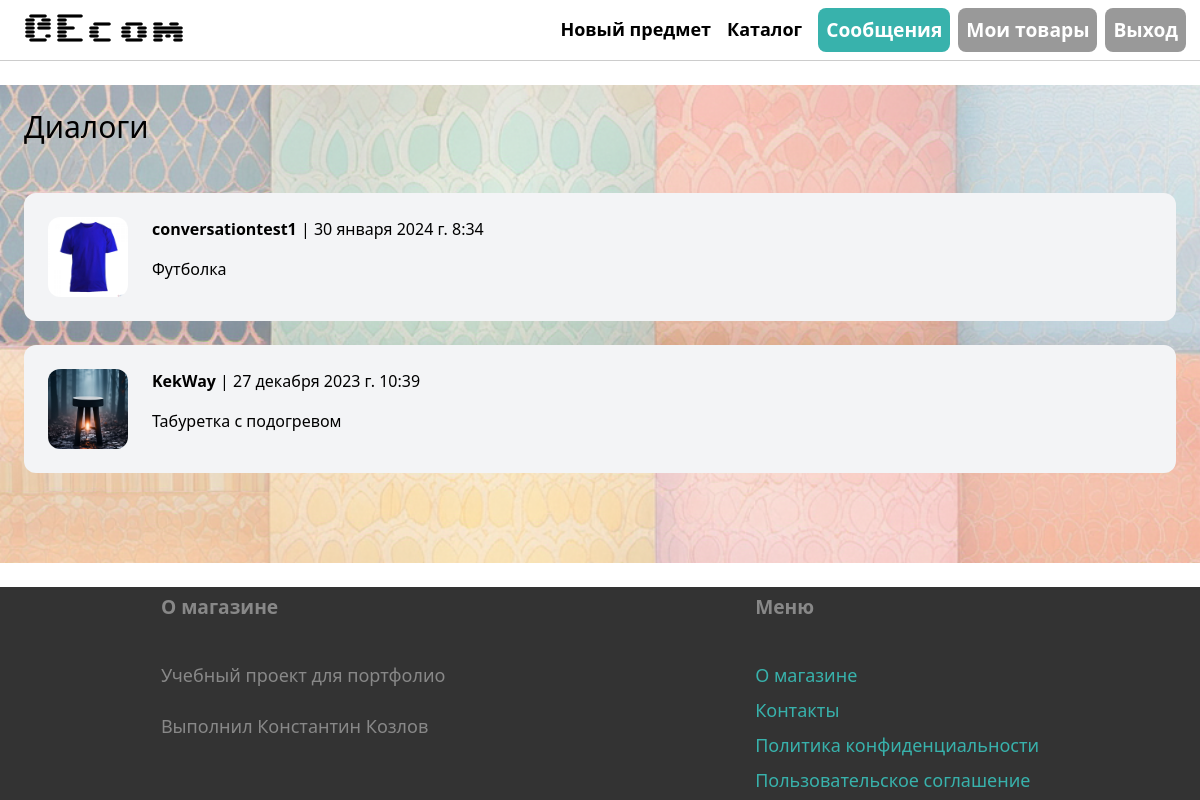
The page /inbox/ (signed in) on the database its author committed.
### conversation/models.py (models this page shows)
class Conversation(models.Model):
    item = models.ForeignKey(Item, on_delete=models.CASCADE)
    members = models.ManyToManyField(User, related_name='conversation')
    created_at = models.DateTimeField(auto_now_add=True)
    modified_at = models.DateTimeField(auto_now=True)
    class Meta:
        verbose_name = 'conversation'
        verbose_name_plural = 'conversations'
        ordering = ('-modified_at',)

### item/models.py (models this page shows, shortened)
class Item(models.Model):
    category = models.ForeignKey(Category, related_name='items', on_delete=models.CASCADE)
    name = models.CharField(max_length=255)
    description = models.TextField(blank=True, null=True)
    price = models.FloatField()
    image = models.ImageField(upload_to='item_images', blank=True, null=True)
    is_sold = models.BooleanField(default=False)
    created_at = models.DateTimeField(auto_now_add=True)
    created_by = models.ForeignKey(User, related_name='items', on_delete=models.CASCADE)

### conversation/views.py (the view)
# urls.py: path('inbox/', include('conversation.urls')),
@login_required
def inbox(request):
    conversations = Conversation.objects.filter(members__in=[request.user.id])
    return render(request, 'conversation/inbox.html', {
        'conversations': conversations
    })

### conversation/templates/conversation/inbox.html (shortened to what this page needs)
{% extends 'core/base.html' %}
{% block content %}
    <h1 class="mb-6 ml-6 text-3xl">Диалоги</h1>
    <div class="space-y-6 m-6">
        {% for conversation in conversations %}
            <a href="{% url 'conversation:detail' conversation.id %}" style="padding: 2rem">
                <div class="p-6 bg-gray-100 rounded-xl flex bg-gray-100 rounded-xl">
                    <div class="pr-6">
                        <img src="{{ conversation.item.image.url }}" class="w-20 rounded-xl">
                    </div>
                    <div>
                        {% for member in conversation.members.all %}
                            {% if member != request.user %}
                                <p class="mb-4"><strong>{{ member.username }}</strong> | {{ conversation.modified_at }}</p>
                                <p>{{ conversation.item.name }}</p>
                            {% endif %}
                        {% endfor %}
                    </div>
                </div>
            </a>
        {% endfor %}
    </div>
{% endblock %}

### static/css/style_base.css (style rules this page uses)
html,body { height: 100%; margin: 0; display: flex; flex-direction: column; min-height: 100vh; }

### static/css/style_items_list.css (style rules this page uses)
body { display: flex; flex-direction: column; min-height: 100vh; }

### rows shown on the page
Conversation: item.image (picture), modified_at "30 января 2024 г. 8:34", item.name "Футболка"
Conversation: item.image (picture), modified_at "27 декабря 2023 г. 10:39", item.name "Табуретка с подогревом"

### other values the page prints
{{ member.username }} "conversationtest1"
{{ member.username }} "KekWay"
